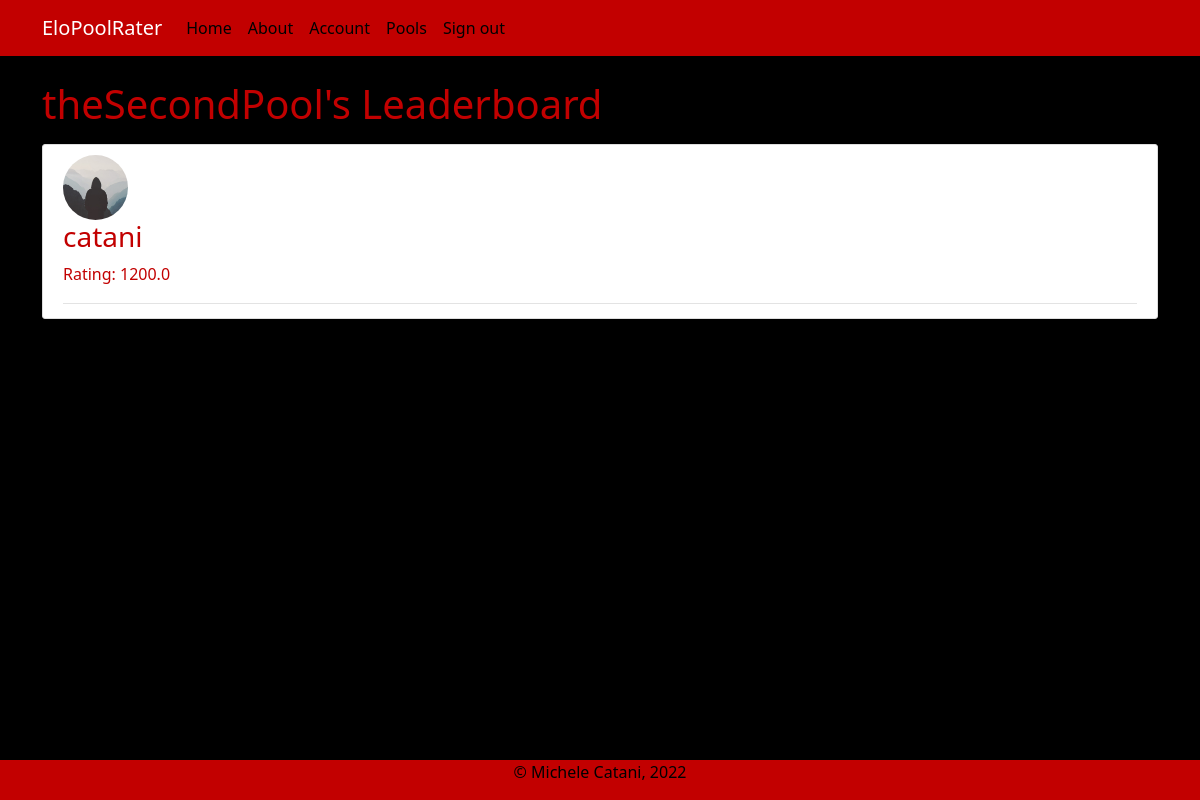
Screenshot of /pools/theSecondPool (signed in) with the database file from the repository.
### rankTheBoysApp/models.py (models this page shows, shortened)
class Pool(db.Model):
    __tablename__ = 'pools'
    id = db.Column(db.Integer, primary_key=True)
    name = db.Column(db.String(20), nullable=False)
    users = db.relationship('User', secondary='userpools')

class User(db.Model, UserMixin):
    __tablename__ = 'users'
    id = db.Column(db.Integer, primary_key=True)
    username = db.Column(db.String(20), unique=True, nullable=False)
    email = db.Column(db.String(120), unique=True, nullable=False)
    image_file = db.Column(db.String(20), nullable=False, default='default.jpg')
    password = db.Column(db.String(60), nullable=False)
    pools = db.relationship('Pool', secondary='userpools')

class UserPool(db.Model):
    __tablename__ = 'userpools'
    id = db.Column(db.Integer, primary_key=True)
    user_id = db.Column(db.Integer, db.ForeignKey('users.id'))
    pool_id = db.Column(db.Integer, db.ForeignKey('pools.id'))
    rating = db.Column(db.Float, nullable = False, default=1200)
    user = db.relationship(User, backref=backref('userpools', cascade="all, delete-orphan"))
    pool = db.relationship(Pool, backref=backref('userpools', cascade="all, delete-orphan"))

### rankTheBoysApp/pools/routes.py (the view)
@thePools.route("/pools/<string:poolname>", methods=['GET', 'POST'])
@login_required
def leaderboard(poolname):
    page = request.args.get('page', 1, type=int)
    pool = Pool.query.filter_by(name=poolname).first()
    users = db.session.query(User, UserPool).join(User).filter(UserPool.pool_id==pool.id).order_by(UserPool.rating.desc()).all()
    return render_template('leaderboard.html', users=users, pool=pool)

### rankTheBoysApp/models.py (called while the page is built)
@login_manager.user_loader
def load_user(user_id):
    return User.query.get(int(user_id))

### rankTheBoysApp/templates/leaderboard.html
{% extends "layout.html" %}
{%block content%}
    <h1 class="mb-3"> {{pool.name}}'s Leaderboard </h1>
    {% for user, userpool in users %}
    <div class="content-section">
        <div media-content-section>
            <img class="rounded-circle article-img" src="{{ url_for('static', filename='profile_pics/' + user.image_file) }}">
            <div class="media-body">
                <div class="article-metadata">
                    <h3> {{ user.username }}</h3>
                    <p> Rating: {{ userpool.rating }} <p>
                </div>
            </div>
        </div>
    </div>
    {% endfor %}
{% endblock %}

### rankTheBoysApp/static/main.css (style rules this page uses)
body { background: #000000; color: #c20000; margin-top: 5rem; }
h1, h2, h3, h4, h5, h6 { color: #c20000; }
.content-section { background: #ffffff; padding: 10px 20px; border: 1px solid #dddddd; border-radius: 3px; margin-bottom: 20px; }
.article-img { height: 65px; width: 65px; margin-right: 16px; }
.article-metadata { padding-bottom: 1px; margin-bottom: 4px; border-bottom: 1px solid #e3e3e3 }

### rows the page displays
Pool: name "theSecondPool"
User: image_file (placeholder picture), username "catani", rating "1200.0"
